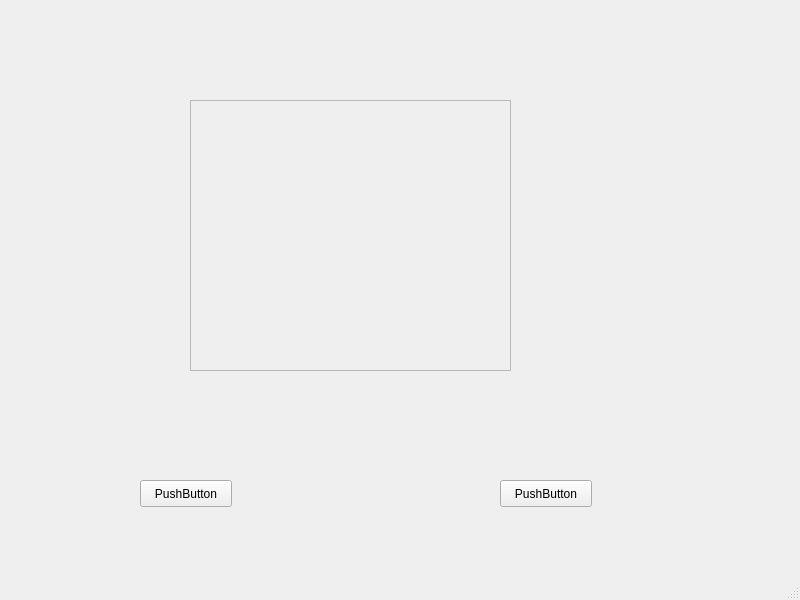
<?xml version="1.0" encoding="UTF-8"?>
<ui version="4.0">
 <class>MainWindow</class>
 <widget class="QMainWindow" name="MainWindow">
  <property name="geometry">
   <rect>
    <x>0</x>
    <y>0</y>
    <width>800</width>
    <height>600</height>
   </rect>
  </property>
  <property name="windowTitle">
   <string>MainWindow</string>
  </property>
  <widget class="QWidget" name="centralwidget">
   <widget class="QFrame" name="frame">
    <property name="geometry">
     <rect>
      <x>190</x>
      <y>100</y>
      <width>321</width>
      <height>271</height>
     </rect>
    </property>
    <property name="frameShape">
     <enum>QFrame::StyledPanel</enum>
    </property>
    <property name="frameShadow">
     <enum>QFrame::Raised</enum>
    </property>
   </widget>
   <widget class="QPushButton" name="pushButton">
    <property name="geometry">
     <rect>
      <x>140</x>
      <y>480</y>
      <width>92</width>
      <height>27</height>
     </rect>
    </property>
    <property name="text">
     <string>PushButton</string>
    </property>
   </widget>
   <widget class="QPushButton" name="pushButton_2">
    <property name="geometry">
     <rect>
      <x>500</x>
      <y>480</y>
      <width>92</width>
      <height>27</height>
     </rect>
    </property>
    <property name="text">
     <string>PushButton</string>
    </property>
   </widget>
  </widget>
  <widget class="QMenuBar" name="menubar">
   <property name="geometry">
    <rect>
     <x>0</x>
     <y>0</y>
     <width>800</width>
     <height>24</height>
    </rect>
   </property>
  </widget>
  <widget class="QStatusBar" name="statusbar"/>
 </widget>
 <resources>
  <include location="src/resources.qrc"/>
 </resources>
 <connections/>
</ui>
